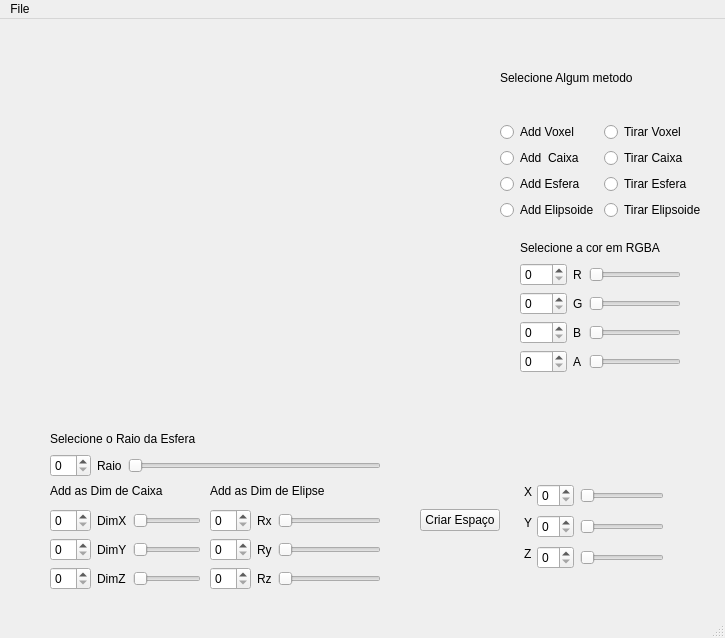
<?xml version="1.0" encoding="UTF-8"?>
<ui version="4.0">
 <class>MainWindow</class>
 <widget class="QMainWindow" name="MainWindow">
  <property name="enabled">
   <bool>true</bool>
  </property>
  <property name="geometry">
   <rect>
    <x>0</x>
    <y>0</y>
    <width>725</width>
    <height>638</height>
   </rect>
  </property>
  <property name="windowTitle">
   <string>MainWindow</string>
  </property>
  <widget class="QWidget" name="centralwidget">
   <widget class="Plotter" name="widget" native="true">
    <property name="geometry">
     <rect>
      <x>30</x>
      <y>10</y>
      <width>441</width>
      <height>371</height>
     </rect>
    </property>
   </widget>
   <widget class="QPushButton" name="pushButtonCriaCanvas">
    <property name="geometry">
     <rect>
      <x>420</x>
      <y>490</y>
      <width>80</width>
      <height>22</height>
     </rect>
    </property>
    <property name="text">
     <string>Criar Espaço</string>
    </property>
   </widget>
   <widget class="Color" name="widget_2" native="true">
    <property name="enabled">
     <bool>true</bool>
    </property>
    <property name="geometry">
     <rect>
      <x>570</x>
      <y>370</y>
      <width>61</width>
      <height>61</height>
     </rect>
    </property>
   </widget>
   <widget class="QWidget" name="layoutWidget">
    <property name="geometry">
     <rect>
      <x>520</x>
      <y>220</y>
      <width>161</width>
      <height>134</height>
     </rect>
    </property>
    <layout class="QVBoxLayout" name="verticalLayout">
     <item>
      <widget class="QLabel" name="label">
       <property name="text">
        <string>Selecione a cor em RGBA</string>
       </property>
      </widget>
     </item>
     <item>
      <layout class="QGridLayout" name="gridLayout">
       <item row="1" column="2">
        <widget class="QSlider" name="horizontalSliderGreen">
         <property name="minimum">
          <number>1</number>
         </property>
         <property name="maximum">
          <number>254</number>
         </property>
         <property name="orientation">
          <enum>Qt::Horizontal</enum>
         </property>
        </widget>
       </item>
       <item row="2" column="1">
        <widget class="QLabel" name="Azul">
         <property name="text">
          <string>B</string>
         </property>
        </widget>
       </item>
       <item row="1" column="1">
        <widget class="QLabel" name="Verde">
         <property name="text">
          <string>G</string>
         </property>
        </widget>
       </item>
       <item row="1" column="0">
        <widget class="QSpinBox" name="spinBoxG">
         <property name="maximum">
          <number>255</number>
         </property>
        </widget>
       </item>
       <item row="2" column="2">
        <widget class="QSlider" name="horizontalSliderBlue">
         <property name="minimum">
          <number>1</number>
         </property>
         <property name="maximum">
          <number>254</number>
         </property>
         <property name="orientation">
          <enum>Qt::Horizontal</enum>
         </property>
        </widget>
       </item>
       <item row="3" column="0">
        <widget class="QSpinBox" name="spinBoxA">
         <property name="maximum">
          <number>255</number>
         </property>
        </widget>
       </item>
       <item row="0" column="1">
        <widget class="QLabel" name="Vermelho">
         <property name="text">
          <string>R</string>
         </property>
        </widget>
       </item>
       <item row="0" column="0">
        <widget class="QSpinBox" name="spinBoxR">
         <property name="maximum">
          <number>255</number>
         </property>
        </widget>
       </item>
       <item row="0" column="2">
        <widget class="QSlider" name="horizontalSliderRed">
         <property name="minimum">
          <number>1</number>
         </property>
         <property name="maximum">
          <number>254</number>
         </property>
         <property name="orientation">
          <enum>Qt::Horizontal</enum>
         </property>
        </widget>
       </item>
       <item row="3" column="1">
        <widget class="QLabel" name="Alfa">
         <property name="text">
          <string>A</string>
         </property>
        </widget>
       </item>
       <item row="3" column="2">
        <widget class="QSlider" name="horizontalSliderAlfa">
         <property name="minimum">
          <number>1</number>
         </property>
         <property name="maximum">
          <number>254</number>
         </property>
         <property name="orientation">
          <enum>Qt::Horizontal</enum>
         </property>
        </widget>
       </item>
       <item row="2" column="0">
        <widget class="QSpinBox" name="spinBoxB">
         <property name="maximum">
          <number>255</number>
         </property>
        </widget>
       </item>
      </layout>
     </item>
    </layout>
   </widget>
   <widget class="QLabel" name="YGeral">
    <property name="geometry">
     <rect>
      <x>524</x>
      <y>496</y>
      <width>16</width>
      <height>16</height>
     </rect>
    </property>
    <property name="text">
     <string>Y</string>
    </property>
   </widget>
   <widget class="QSlider" name="horizontalSliderZCanvas">
    <property name="geometry">
     <rect>
      <x>580</x>
      <y>531</y>
      <width>84</width>
      <height>16</height>
     </rect>
    </property>
    <property name="orientation">
     <enum>Qt::Horizontal</enum>
    </property>
   </widget>
   <widget class="QSpinBox" name="spinBoxXCanvas">
    <property name="geometry">
     <rect>
      <x>537</x>
      <y>465</y>
      <width>37</width>
      <height>23</height>
     </rect>
    </property>
   </widget>
   <widget class="QSpinBox" name="spinBoxYCanvas">
    <property name="geometry">
     <rect>
      <x>537</x>
      <y>496</y>
      <width>37</width>
      <height>23</height>
     </rect>
    </property>
   </widget>
   <widget class="QLabel" name="ZGeral">
    <property name="geometry">
     <rect>
      <x>524</x>
      <y>527</y>
      <width>16</width>
      <height>16</height>
     </rect>
    </property>
    <property name="text">
     <string>Z</string>
    </property>
   </widget>
   <widget class="QSpinBox" name="spinBoxZCanvas">
    <property name="geometry">
     <rect>
      <x>537</x>
      <y>527</y>
      <width>37</width>
      <height>23</height>
     </rect>
    </property>
   </widget>
   <widget class="QSlider" name="horizontalSliderXCanvas">
    <property name="geometry">
     <rect>
      <x>580</x>
      <y>469</y>
      <width>84</width>
      <height>16</height>
     </rect>
    </property>
    <property name="orientation">
     <enum>Qt::Horizontal</enum>
    </property>
   </widget>
   <widget class="QLabel" name="XGeral">
    <property name="geometry">
     <rect>
      <x>524</x>
      <y>465</y>
      <width>16</width>
      <height>16</height>
     </rect>
    </property>
    <property name="text">
     <string>X</string>
    </property>
   </widget>
   <widget class="QSlider" name="horizontalSliderYCanvas">
    <property name="geometry">
     <rect>
      <x>580</x>
      <y>500</y>
      <width>84</width>
      <height>16</height>
     </rect>
    </property>
    <property name="orientation">
     <enum>Qt::Horizontal</enum>
    </property>
   </widget>
   <widget class="QWidget" name="layoutWidget">
    <property name="enabled">
     <bool>true</bool>
    </property>
    <property name="geometry">
     <rect>
      <x>50</x>
      <y>460</y>
      <width>151</width>
      <height>111</height>
     </rect>
    </property>
    <layout class="QVBoxLayout" name="verticalLayout_2">
     <item>
      <layout class="QGridLayout" name="gridLayout_2">
       <item row="4" column="2">
        <widget class="QSlider" name="horizontalSliderDimZ">
         <property name="enabled">
          <bool>true</bool>
         </property>
         <property name="orientation">
          <enum>Qt::Horizontal</enum>
         </property>
        </widget>
       </item>
       <item row="2" column="2">
        <widget class="QSlider" name="horizontalSliderDimX">
         <property name="enabled">
          <bool>true</bool>
         </property>
         <property name="orientation">
          <enum>Qt::Horizontal</enum>
         </property>
        </widget>
       </item>
       <item row="3" column="2">
        <widget class="QSlider" name="horizontalSliderDimY">
         <property name="enabled">
          <bool>true</bool>
         </property>
         <property name="orientation">
          <enum>Qt::Horizontal</enum>
         </property>
        </widget>
       </item>
       <item row="4" column="0">
        <widget class="QSpinBox" name="spinBoxDimZ">
         <property name="enabled">
          <bool>true</bool>
         </property>
        </widget>
       </item>
       <item row="3" column="0">
        <widget class="QSpinBox" name="spinBoxDimY">
         <property name="enabled">
          <bool>true</bool>
         </property>
        </widget>
       </item>
       <item row="2" column="0">
        <widget class="QSpinBox" name="spinBoxDimX">
         <property name="enabled">
          <bool>true</bool>
         </property>
        </widget>
       </item>
       <item row="4" column="1">
        <widget class="QLabel" name="DimZ">
         <property name="enabled">
          <bool>true</bool>
         </property>
         <property name="text">
          <string>DimZ</string>
         </property>
        </widget>
       </item>
       <item row="3" column="1">
        <widget class="QLabel" name="DimY">
         <property name="enabled">
          <bool>true</bool>
         </property>
         <property name="text">
          <string>DimY</string>
         </property>
        </widget>
       </item>
       <item row="2" column="1">
        <widget class="QLabel" name="DimX">
         <property name="enabled">
          <bool>true</bool>
         </property>
         <property name="text">
          <string>DimX</string>
         </property>
        </widget>
       </item>
       <item row="1" column="0" colspan="3">
        <widget class="QLabel" name="labelBox">
         <property name="enabled">
          <bool>true</bool>
         </property>
         <property name="text">
          <string>Add as Dim de Caixa</string>
         </property>
        </widget>
       </item>
      </layout>
     </item>
    </layout>
   </widget>
   <widget class="QWidget" name="layoutWidget">
    <property name="enabled">
     <bool>true</bool>
    </property>
    <property name="geometry">
     <rect>
      <x>50</x>
      <y>410</y>
      <width>331</width>
      <height>48</height>
     </rect>
    </property>
    <layout class="QVBoxLayout" name="verticalLayout_5">
     <item>
      <widget class="QLabel" name="labelSphere">
       <property name="enabled">
        <bool>true</bool>
       </property>
       <property name="text">
        <string>Selecione o Raio da Esfera</string>
       </property>
      </widget>
     </item>
     <item>
      <layout class="QGridLayout" name="gridLayout_4">
       <item row="0" column="1">
        <widget class="QLabel" name="Raio">
         <property name="enabled">
          <bool>true</bool>
         </property>
         <property name="text">
          <string>Raio</string>
         </property>
        </widget>
       </item>
       <item row="0" column="0">
        <widget class="QSpinBox" name="spinBoxRaio">
         <property name="enabled">
          <bool>true</bool>
         </property>
        </widget>
       </item>
       <item row="0" column="2">
        <widget class="QSlider" name="horizontalSliderRaio">
         <property name="enabled">
          <bool>true</bool>
         </property>
         <property name="orientation">
          <enum>Qt::Horizontal</enum>
         </property>
        </widget>
       </item>
      </layout>
     </item>
    </layout>
   </widget>
   <widget class="QWidget" name="layoutWidget">
    <property name="enabled">
     <bool>true</bool>
    </property>
    <property name="geometry">
     <rect>
      <x>210</x>
      <y>460</y>
      <width>171</width>
      <height>111</height>
     </rect>
    </property>
    <layout class="QVBoxLayout" name="verticalLayout_4">
     <item>
      <widget class="QLabel" name="labelEllipsoid">
       <property name="enabled">
        <bool>true</bool>
       </property>
       <property name="text">
        <string>Add as Dim de Elipse</string>
       </property>
      </widget>
     </item>
     <item>
      <layout class="QGridLayout" name="gridLayout_3">
       <item row="0" column="0">
        <widget class="QSpinBox" name="spinBoxRx">
         <property name="enabled">
          <bool>true</bool>
         </property>
        </widget>
       </item>
       <item row="0" column="1">
        <widget class="QLabel" name="Rx">
         <property name="enabled">
          <bool>true</bool>
         </property>
         <property name="text">
          <string>Rx</string>
         </property>
        </widget>
       </item>
       <item row="0" column="2">
        <widget class="QSlider" name="horizontalSliderRx">
         <property name="enabled">
          <bool>true</bool>
         </property>
         <property name="orientation">
          <enum>Qt::Horizontal</enum>
         </property>
        </widget>
       </item>
       <item row="1" column="0">
        <widget class="QSpinBox" name="spinBoxRy">
         <property name="enabled">
          <bool>true</bool>
         </property>
        </widget>
       </item>
       <item row="1" column="1">
        <widget class="QLabel" name="Ry">
         <property name="enabled">
          <bool>true</bool>
         </property>
         <property name="text">
          <string>Ry</string>
         </property>
        </widget>
       </item>
       <item row="1" column="2">
        <widget class="QSlider" name="horizontalSliderRy">
         <property name="enabled">
          <bool>true</bool>
         </property>
         <property name="orientation">
          <enum>Qt::Horizontal</enum>
         </property>
        </widget>
       </item>
       <item row="2" column="0">
        <widget class="QSpinBox" name="spinBoxRz">
         <property name="enabled">
          <bool>true</bool>
         </property>
        </widget>
       </item>
       <item row="2" column="1">
        <widget class="QLabel" name="Rz">
         <property name="enabled">
          <bool>true</bool>
         </property>
         <property name="text">
          <string>Rz</string>
         </property>
        </widget>
       </item>
       <item row="2" column="2">
        <widget class="QSlider" name="horizontalSliderRz">
         <property name="enabled">
          <bool>true</bool>
         </property>
         <property name="orientation">
          <enum>Qt::Horizontal</enum>
         </property>
        </widget>
       </item>
      </layout>
     </item>
    </layout>
   </widget>
   <widget class="QWidget" name="verticalLayoutWidget_2">
    <property name="geometry">
     <rect>
      <x>500</x>
      <y>20</y>
      <width>201</width>
      <height>181</height>
     </rect>
    </property>
    <layout class="QVBoxLayout" name="verticalLayout_6">
     <item>
      <widget class="QLabel" name="label_2">
       <property name="text">
        <string>Selecione Algum metodo</string>
       </property>
      </widget>
     </item>
     <item>
      <layout class="QVBoxLayout" name="verticalLayout_3">
       <item>
        <layout class="QHBoxLayout" name="horizontalLayout">
         <item>
          <widget class="QRadioButton" name="radioButtonPutVoxel">
           <property name="text">
            <string>Add Voxel</string>
           </property>
          </widget>
         </item>
         <item>
          <widget class="QRadioButton" name="radioButtonCutVoxel">
           <property name="text">
            <string>Tirar Voxel</string>
           </property>
          </widget>
         </item>
        </layout>
       </item>
      </layout>
     </item>
     <item>
      <layout class="QHBoxLayout" name="horizontalLayout_2">
       <item>
        <widget class="QRadioButton" name="radioButtonPutBox">
         <property name="text">
          <string>Add  Caixa</string>
         </property>
        </widget>
       </item>
       <item>
        <widget class="QRadioButton" name="radioButtonCutBox">
         <property name="text">
          <string>Tirar Caixa</string>
         </property>
        </widget>
       </item>
      </layout>
     </item>
     <item>
      <layout class="QHBoxLayout" name="horizontalLayout_3">
       <item>
        <widget class="QRadioButton" name="radioButtonPutSphere">
         <property name="text">
          <string>Add Esfera</string>
         </property>
        </widget>
       </item>
       <item>
        <widget class="QRadioButton" name="radioButtonCutSphere">
         <property name="text">
          <string>Tirar Esfera</string>
         </property>
        </widget>
       </item>
      </layout>
     </item>
     <item>
      <layout class="QHBoxLayout" name="horizontalLayout_4">
       <item>
        <widget class="QRadioButton" name="radioButtonPutEllipsoid">
         <property name="text">
          <string>Add Elipsoide</string>
         </property>
        </widget>
       </item>
       <item>
        <widget class="QRadioButton" name="radioButtonCutEllipsoid">
         <property name="text">
          <string>Tirar Elipsoide</string>
         </property>
        </widget>
       </item>
      </layout>
     </item>
    </layout>
   </widget>
  </widget>
  <widget class="QMenuBar" name="menubar">
   <property name="geometry">
    <rect>
     <x>0</x>
     <y>0</y>
     <width>725</width>
     <height>22</height>
    </rect>
   </property>
   <widget class="QMenu" name="menuFile">
    <property name="title">
     <string>File</string>
    </property>
    <addaction name="actionSave"/>
    <addaction name="actionQuit"/>
   </widget>
   <addaction name="menuFile"/>
  </widget>
  <widget class="QStatusBar" name="statusbar"/>
  <action name="actionQuit">
   <property name="text">
    <string>Quit</string>
   </property>
  </action>
  <action name="actionSave">
   <property name="text">
    <string>Save</string>
   </property>
  </action>
 </widget>
 <customwidgets>
  <customwidget>
   <class>Plotter</class>
   <extends>QWidget</extends>
   <header>plotter.h</header>
   <container>1</container>
  </customwidget>
  <customwidget>
   <class>Color</class>
   <extends>QWidget</extends>
   <header>color.h</header>
   <container>1</container>
   <slots>
    <slot>set_r(int)</slot>
    <slot>set_g(int)</slot>
    <slot>set_b(int)</slot>
   </slots>
  </customwidget>
 </customwidgets>
 <resources/>
 <connections>
  <connection>
   <sender>spinBoxRaio</sender>
   <signal>valueChanged(int)</signal>
   <receiver>horizontalSliderRaio</receiver>
   <slot>setValue(int)</slot>
   <hints>
    <hint type="sourcelabel">
     <x>281</x>
     <y>483</y>
    </hint>
    <hint type="destinationlabel">
     <x>490</x>
     <y>479</y>
    </hint>
   </hints>
  </connection>
  <connection>
   <sender>horizontalSliderRaio</sender>
   <signal>valueChanged(int)</signal>
   <receiver>spinBoxRaio</receiver>
   <slot>setValue(int)</slot>
   <hints>
    <hint type="sourcelabel">
     <x>490</x>
     <y>479</y>
    </hint>
    <hint type="destinationlabel">
     <x>289</x>
     <y>483</y>
    </hint>
   </hints>
  </connection>
  <connection>
   <sender>spinBoxRx</sender>
   <signal>valueChanged(int)</signal>
   <receiver>horizontalSliderRx</receiver>
   <slot>setValue(int)</slot>
   <hints>
    <hint type="sourcelabel">
     <x>437</x>
     <y>540</y>
    </hint>
    <hint type="destinationlabel">
     <x>588</x>
     <y>536</y>
    </hint>
   </hints>
  </connection>
  <connection>
   <sender>horizontalSliderRx</sender>
   <signal>valueChanged(int)</signal>
   <receiver>spinBoxRx</receiver>
   <slot>setValue(int)</slot>
   <hints>
    <hint type="sourcelabel">
     <x>588</x>
     <y>536</y>
    </hint>
    <hint type="destinationlabel">
     <x>454</x>
     <y>540</y>
    </hint>
   </hints>
  </connection>
  <connection>
   <sender>spinBoxRy</sender>
   <signal>valueChanged(int)</signal>
   <receiver>horizontalSliderRy</receiver>
   <slot>setValue(int)</slot>
   <hints>
    <hint type="sourcelabel">
     <x>442</x>
     <y>569</y>
    </hint>
    <hint type="destinationlabel">
     <x>588</x>
     <y>565</y>
    </hint>
   </hints>
  </connection>
  <connection>
   <sender>horizontalSliderRy</sender>
   <signal>valueChanged(int)</signal>
   <receiver>spinBoxRy</receiver>
   <slot>setValue(int)</slot>
   <hints>
    <hint type="sourcelabel">
     <x>588</x>
     <y>565</y>
    </hint>
    <hint type="destinationlabel">
     <x>448</x>
     <y>569</y>
    </hint>
   </hints>
  </connection>
  <connection>
   <sender>spinBoxRz</sender>
   <signal>valueChanged(int)</signal>
   <receiver>horizontalSliderRz</receiver>
   <slot>setValue(int)</slot>
   <hints>
    <hint type="sourcelabel">
     <x>441</x>
     <y>598</y>
    </hint>
    <hint type="destinationlabel">
     <x>588</x>
     <y>594</y>
    </hint>
   </hints>
  </connection>
  <connection>
   <sender>horizontalSliderRz</sender>
   <signal>valueChanged(int)</signal>
   <receiver>spinBoxRz</receiver>
   <slot>setValue(int)</slot>
   <hints>
    <hint type="sourcelabel">
     <x>588</x>
     <y>594</y>
    </hint>
    <hint type="destinationlabel">
     <x>438</x>
     <y>598</y>
    </hint>
   </hints>
  </connection>
  <connection>
   <sender>spinBoxDimX</sender>
   <signal>valueChanged(int)</signal>
   <receiver>horizontalSliderDimX</receiver>
   <slot>setValue(int)</slot>
   <hints>
    <hint type="sourcelabel">
     <x>279</x>
     <y>540</y>
    </hint>
    <hint type="destinationlabel">
     <x>408</x>
     <y>536</y>
    </hint>
   </hints>
  </connection>
  <connection>
   <sender>horizontalSliderDimX</sender>
   <signal>valueChanged(int)</signal>
   <receiver>spinBoxDimX</receiver>
   <slot>setValue(int)</slot>
   <hints>
    <hint type="sourcelabel">
     <x>408</x>
     <y>536</y>
    </hint>
    <hint type="destinationlabel">
     <x>296</x>
     <y>540</y>
    </hint>
   </hints>
  </connection>
  <connection>
   <sender>spinBoxDimY</sender>
   <signal>valueChanged(int)</signal>
   <receiver>horizontalSliderDimY</receiver>
   <slot>setValue(int)</slot>
   <hints>
    <hint type="sourcelabel">
     <x>278</x>
     <y>569</y>
    </hint>
    <hint type="destinationlabel">
     <x>408</x>
     <y>565</y>
    </hint>
   </hints>
  </connection>
  <connection>
   <sender>horizontalSliderDimY</sender>
   <signal>valueChanged(int)</signal>
   <receiver>spinBoxDimY</receiver>
   <slot>setValue(int)</slot>
   <hints>
    <hint type="sourcelabel">
     <x>408</x>
     <y>565</y>
    </hint>
    <hint type="destinationlabel">
     <x>276</x>
     <y>569</y>
    </hint>
   </hints>
  </connection>
  <connection>
   <sender>spinBoxDimZ</sender>
   <signal>valueChanged(int)</signal>
   <receiver>horizontalSliderDimZ</receiver>
   <slot>setValue(int)</slot>
   <hints>
    <hint type="sourcelabel">
     <x>284</x>
     <y>598</y>
    </hint>
    <hint type="destinationlabel">
     <x>408</x>
     <y>594</y>
    </hint>
   </hints>
  </connection>
  <connection>
   <sender>horizontalSliderDimZ</sender>
   <signal>valueChanged(int)</signal>
   <receiver>spinBoxDimZ</receiver>
   <slot>setValue(int)</slot>
   <hints>
    <hint type="sourcelabel">
     <x>408</x>
     <y>594</y>
    </hint>
    <hint type="destinationlabel">
     <x>280</x>
     <y>598</y>
    </hint>
   </hints>
  </connection>
  <connection>
   <sender>spinBoxR</sender>
   <signal>valueChanged(int)</signal>
   <receiver>horizontalSliderRed</receiver>
   <slot>setValue(int)</slot>
   <hints>
    <hint type="sourcelabel">
     <x>34</x>
     <y>514</y>
    </hint>
    <hint type="destinationlabel">
     <x>168</x>
     <y>510</y>
    </hint>
   </hints>
  </connection>
  <connection>
   <sender>horizontalSliderRed</sender>
   <signal>valueChanged(int)</signal>
   <receiver>spinBoxR</receiver>
   <slot>setValue(int)</slot>
   <hints>
    <hint type="sourcelabel">
     <x>168</x>
     <y>510</y>
    </hint>
    <hint type="destinationlabel">
     <x>26</x>
     <y>514</y>
    </hint>
   </hints>
  </connection>
  <connection>
   <sender>spinBoxG</sender>
   <signal>valueChanged(int)</signal>
   <receiver>horizontalSliderGreen</receiver>
   <slot>setValue(int)</slot>
   <hints>
    <hint type="sourcelabel">
     <x>23</x>
     <y>543</y>
    </hint>
    <hint type="destinationlabel">
     <x>168</x>
     <y>539</y>
    </hint>
   </hints>
  </connection>
  <connection>
   <sender>horizontalSliderGreen</sender>
   <signal>valueChanged(int)</signal>
   <receiver>spinBoxG</receiver>
   <slot>setValue(int)</slot>
   <hints>
    <hint type="sourcelabel">
     <x>168</x>
     <y>539</y>
    </hint>
    <hint type="destinationlabel">
     <x>43</x>
     <y>543</y>
    </hint>
   </hints>
  </connection>
  <connection>
   <sender>spinBoxB</sender>
   <signal>valueChanged(int)</signal>
   <receiver>horizontalSliderBlue</receiver>
   <slot>setValue(int)</slot>
   <hints>
    <hint type="sourcelabel">
     <x>34</x>
     <y>572</y>
    </hint>
    <hint type="destinationlabel">
     <x>168</x>
     <y>568</y>
    </hint>
   </hints>
  </connection>
  <connection>
   <sender>horizontalSliderBlue</sender>
   <signal>valueChanged(int)</signal>
   <receiver>spinBoxB</receiver>
   <slot>setValue(int)</slot>
   <hints>
    <hint type="sourcelabel">
     <x>168</x>
     <y>568</y>
    </hint>
    <hint type="destinationlabel">
     <x>34</x>
     <y>572</y>
    </hint>
   </hints>
  </connection>
  <connection>
   <sender>spinBoxA</sender>
   <signal>valueChanged(int)</signal>
   <receiver>horizontalSliderAlfa</receiver>
   <slot>setValue(int)</slot>
   <hints>
    <hint type="sourcelabel">
     <x>26</x>
     <y>601</y>
    </hint>
    <hint type="destinationlabel">
     <x>168</x>
     <y>597</y>
    </hint>
   </hints>
  </connection>
  <connection>
   <sender>horizontalSliderAlfa</sender>
   <signal>valueChanged(int)</signal>
   <receiver>spinBoxA</receiver>
   <slot>setValue(int)</slot>
   <hints>
    <hint type="sourcelabel">
     <x>168</x>
     <y>597</y>
    </hint>
    <hint type="destinationlabel">
     <x>17</x>
     <y>601</y>
    </hint>
   </hints>
  </connection>
  <connection>
   <sender>spinBoxXCanvas</sender>
   <signal>valueChanged(int)</signal>
   <receiver>horizontalSliderXCanvas</receiver>
   <slot>setValue(int)</slot>
   <hints>
    <hint type="sourcelabel">
     <x>631</x>
     <y>45</y>
    </hint>
    <hint type="destinationlabel">
     <x>723</x>
     <y>41</y>
    </hint>
   </hints>
  </connection>
  <connection>
   <sender>horizontalSliderXCanvas</sender>
   <signal>valueChanged(int)</signal>
   <receiver>spinBoxXCanvas</receiver>
   <slot>setValue(int)</slot>
   <hints>
    <hint type="sourcelabel">
     <x>710</x>
     <y>41</y>
    </hint>
    <hint type="destinationlabel">
     <x>631</x>
     <y>45</y>
    </hint>
   </hints>
  </connection>
  <connection>
   <sender>spinBoxYCanvas</sender>
   <signal>valueChanged(int)</signal>
   <receiver>horizontalSliderYCanvas</receiver>
   <slot>setValue(int)</slot>
   <hints>
    <hint type="sourcelabel">
     <x>631</x>
     <y>76</y>
    </hint>
    <hint type="destinationlabel">
     <x>723</x>
     <y>72</y>
    </hint>
   </hints>
  </connection>
  <connection>
   <sender>horizontalSliderYCanvas</sender>
   <signal>valueChanged(int)</signal>
   <receiver>spinBoxYCanvas</receiver>
   <slot>setValue(int)</slot>
   <hints>
    <hint type="sourcelabel">
     <x>723</x>
     <y>72</y>
    </hint>
    <hint type="destinationlabel">
     <x>631</x>
     <y>76</y>
    </hint>
   </hints>
  </connection>
  <connection>
   <sender>spinBoxZCanvas</sender>
   <signal>valueChanged(int)</signal>
   <receiver>horizontalSliderZCanvas</receiver>
   <slot>setValue(int)</slot>
   <hints>
    <hint type="sourcelabel">
     <x>617</x>
     <y>107</y>
    </hint>
    <hint type="destinationlabel">
     <x>723</x>
     <y>103</y>
    </hint>
   </hints>
  </connection>
  <connection>
   <sender>horizontalSliderZCanvas</sender>
   <signal>valueChanged(int)</signal>
   <receiver>spinBoxZCanvas</receiver>
   <slot>setValue(int)</slot>
   <hints>
    <hint type="sourcelabel">
     <x>723</x>
     <y>103</y>
    </hint>
    <hint type="destinationlabel">
     <x>631</x>
     <y>107</y>
    </hint>
   </hints>
  </connection>
  <connection>
   <sender>actionQuit</sender>
   <signal>triggered()</signal>
   <receiver>MainWindow</receiver>
   <slot>sair()</slot>
   <hints>
    <hint type="sourcelabel">
     <x>-1</x>
     <y>-1</y>
    </hint>
    <hint type="destinationlabel">
     <x>362</x>
     <y>318</y>
    </hint>
   </hints>
  </connection>
  <connection>
   <sender>horizontalSliderBlue</sender>
   <signal>sliderMoved(int)</signal>
   <receiver>widget_2</receiver>
   <slot>set_b(int)</slot>
   <hints>
    <hint type="sourcelabel">
     <x>149</x>
     <y>568</y>
    </hint>
    <hint type="destinationlabel">
     <x>240</x>
     <y>600</y>
    </hint>
   </hints>
  </connection>
  <connection>
   <sender>horizontalSliderGreen</sender>
   <signal>sliderMoved(int)</signal>
   <receiver>widget_2</receiver>
   <slot>set_g(int)</slot>
   <hints>
    <hint type="sourcelabel">
     <x>164</x>
     <y>539</y>
    </hint>
    <hint type="destinationlabel">
     <x>240</x>
     <y>600</y>
    </hint>
   </hints>
  </connection>
  <connection>
   <sender>horizontalSliderRed</sender>
   <signal>sliderMoved(int)</signal>
   <receiver>widget_2</receiver>
   <slot>set_r(int)</slot>
   <hints>
    <hint type="sourcelabel">
     <x>157</x>
     <y>510</y>
    </hint>
    <hint type="destinationlabel">
     <x>231</x>
     <y>578</y>
    </hint>
   </hints>
  </connection>
  <connection>
   <sender>spinBoxA</sender>
   <signal>valueChanged(int)</signal>
   <receiver>horizontalSliderAlfa</receiver>
   <slot>setValue(int)</slot>
   <hints>
    <hint type="sourcelabel">
     <x>33</x>
     <y>601</y>
    </hint>
    <hint type="destinationlabel">
     <x>165</x>
     <y>597</y>
    </hint>
   </hints>
  </connection>
 </connections>
 <slots>
  <slot>sair()</slot>
 </slots>
</ui>
